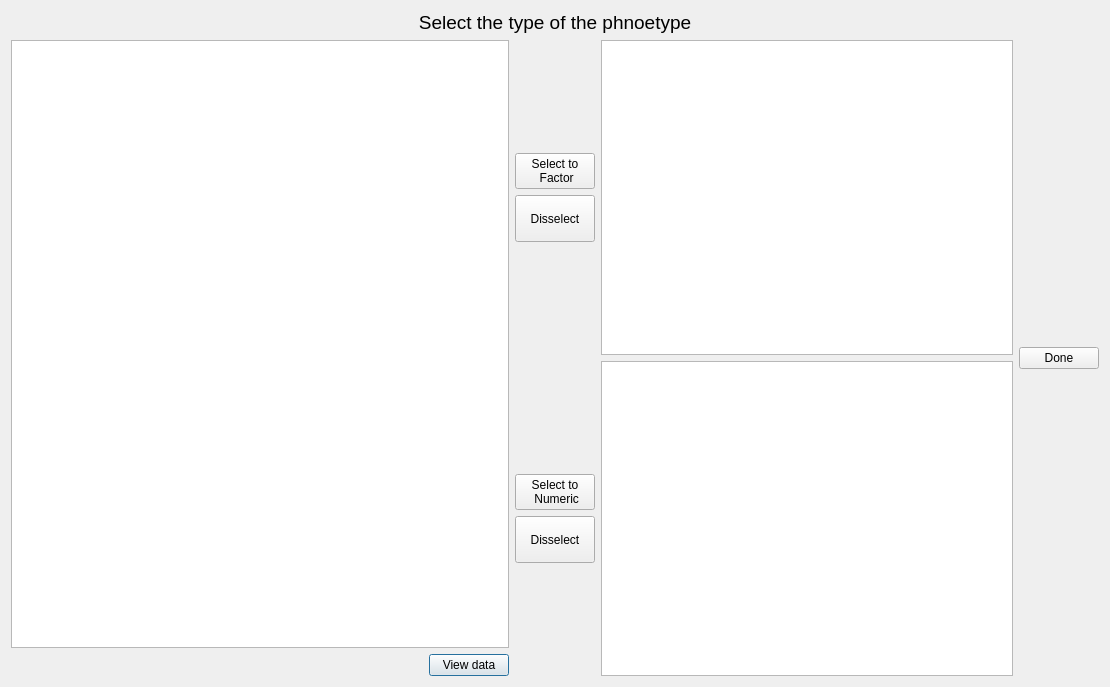
<?xml version="1.0" encoding="UTF-8"?>
<ui version="4.0">
 <class>data_view_Dialog</class>
 <widget class="QDialog" name="data_view_Dialog">
  <property name="geometry">
   <rect>
    <x>0</x>
    <y>0</y>
    <width>1110</width>
    <height>687</height>
   </rect>
  </property>
  <property name="windowTitle">
   <string>Dialog</string>
  </property>
  <layout class="QGridLayout" name="gridLayout">
   <item row="0" column="0">
    <widget class="QLabel" name="label">
     <property name="font">
      <font>
       <pointsize>14</pointsize>
      </font>
     </property>
     <property name="layoutDirection">
      <enum>Qt::LeftToRight</enum>
     </property>
     <property name="text">
      <string>Select the type of the phnoetype</string>
     </property>
     <property name="alignment">
      <set>Qt::AlignCenter</set>
     </property>
    </widget>
   </item>
   <item row="1" column="0">
    <layout class="QHBoxLayout" name="horizontalLayout_5">
     <item>
      <layout class="QVBoxLayout" name="verticalLayout_6">
       <item>
        <widget class="QTableView" name="data_view_original_TableView">
         <property name="sizePolicy">
          <sizepolicy hsizetype="Expanding" vsizetype="Expanding">
           <horstretch>0</horstretch>
           <verstretch>0</verstretch>
          </sizepolicy>
         </property>
         <property name="font">
          <font>
           <family>Abyssinica SIL</family>
           <pointsize>12</pointsize>
           <weight>50</weight>
           <italic>false</italic>
           <bold>false</bold>
           <underline>false</underline>
           <strikeout>false</strikeout>
          </font>
         </property>
        </widget>
       </item>
       <item>
        <layout class="QHBoxLayout" name="horizontalLayout_4">
         <item>
          <spacer name="horizontalSpacer">
           <property name="orientation">
            <enum>Qt::Horizontal</enum>
           </property>
           <property name="sizeHint" stdset="0">
            <size>
             <width>40</width>
             <height>20</height>
            </size>
           </property>
          </spacer>
         </item>
         <item>
          <widget class="QPushButton" name="view_data_pushButton">
           <property name="text">
            <string>View data</string>
           </property>
          </widget>
         </item>
        </layout>
       </item>
      </layout>
     </item>
     <item>
      <layout class="QVBoxLayout" name="verticalLayout_5">
       <item>
        <layout class="QHBoxLayout" name="horizontalLayout">
         <item>
          <layout class="QVBoxLayout" name="verticalLayout_3">
           <item>
            <spacer name="verticalSpacer">
             <property name="orientation">
              <enum>Qt::Vertical</enum>
             </property>
             <property name="sizeHint" stdset="0">
              <size>
               <width>20</width>
               <height>40</height>
              </size>
             </property>
            </spacer>
           </item>
           <item>
            <widget class="QPushButton" name="select_to_factor_pushButton">
             <property name="text">
              <string>Select to 
 Factor</string>
             </property>
            </widget>
           </item>
           <item>
            <widget class="QPushButton" name="disselect_to_factor_pushButton">
             <property name="minimumSize">
              <size>
               <width>80</width>
               <height>47</height>
              </size>
             </property>
             <property name="text">
              <string>Disselect</string>
             </property>
            </widget>
           </item>
           <item>
            <spacer name="verticalSpacer_2">
             <property name="orientation">
              <enum>Qt::Vertical</enum>
             </property>
             <property name="sizeHint" stdset="0">
              <size>
               <width>20</width>
               <height>40</height>
              </size>
             </property>
            </spacer>
           </item>
          </layout>
         </item>
         <item>
          <widget class="QTableView" name="data_view_factor_TableView">
           <property name="sizePolicy">
            <sizepolicy hsizetype="Expanding" vsizetype="Expanding">
             <horstretch>0</horstretch>
             <verstretch>0</verstretch>
            </sizepolicy>
           </property>
           <property name="font">
            <font>
             <family>Abyssinica SIL</family>
             <pointsize>12</pointsize>
             <weight>50</weight>
             <italic>false</italic>
             <bold>false</bold>
             <underline>false</underline>
             <strikeout>false</strikeout>
            </font>
           </property>
          </widget>
         </item>
        </layout>
       </item>
       <item>
        <layout class="QHBoxLayout" name="horizontalLayout_2">
         <item>
          <layout class="QVBoxLayout" name="verticalLayout_4">
           <item>
            <spacer name="verticalSpacer_3">
             <property name="orientation">
              <enum>Qt::Vertical</enum>
             </property>
             <property name="sizeHint" stdset="0">
              <size>
               <width>20</width>
               <height>40</height>
              </size>
             </property>
            </spacer>
           </item>
           <item>
            <widget class="QPushButton" name="select_to_num_pushButton">
             <property name="sizePolicy">
              <sizepolicy hsizetype="Fixed" vsizetype="Fixed">
               <horstretch>80</horstretch>
               <verstretch>47</verstretch>
              </sizepolicy>
             </property>
             <property name="text">
              <string>Select to
 Numeric</string>
             </property>
            </widget>
           </item>
           <item>
            <widget class="QPushButton" name="disselect_to_num_pushButton">
             <property name="sizePolicy">
              <sizepolicy hsizetype="Minimum" vsizetype="Fixed">
               <horstretch>80</horstretch>
               <verstretch>47</verstretch>
              </sizepolicy>
             </property>
             <property name="minimumSize">
              <size>
               <width>80</width>
               <height>47</height>
              </size>
             </property>
             <property name="baseSize">
              <size>
               <width>80</width>
               <height>47</height>
              </size>
             </property>
             <property name="text">
              <string>Disselect</string>
             </property>
            </widget>
           </item>
           <item>
            <spacer name="verticalSpacer_4">
             <property name="orientation">
              <enum>Qt::Vertical</enum>
             </property>
             <property name="sizeHint" stdset="0">
              <size>
               <width>20</width>
               <height>40</height>
              </size>
             </property>
            </spacer>
           </item>
          </layout>
         </item>
         <item>
          <widget class="QTableView" name="data_view_numeric_TableView">
           <property name="sizePolicy">
            <sizepolicy hsizetype="Expanding" vsizetype="Expanding">
             <horstretch>0</horstretch>
             <verstretch>0</verstretch>
            </sizepolicy>
           </property>
           <property name="font">
            <font>
             <family>Abyssinica SIL</family>
             <pointsize>12</pointsize>
             <weight>50</weight>
             <italic>false</italic>
             <bold>false</bold>
             <underline>false</underline>
             <strikeout>false</strikeout>
            </font>
           </property>
          </widget>
         </item>
        </layout>
       </item>
      </layout>
     </item>
     <item>
      <layout class="QVBoxLayout" name="verticalLayout_7">
       <item>
        <spacer name="verticalSpacer_5">
         <property name="orientation">
          <enum>Qt::Vertical</enum>
         </property>
         <property name="sizeHint" stdset="0">
          <size>
           <width>20</width>
           <height>40</height>
          </size>
         </property>
        </spacer>
       </item>
       <item>
        <widget class="QPushButton" name="data_view_done_pushButton">
         <property name="text">
          <string>Done</string>
         </property>
        </widget>
       </item>
       <item>
        <spacer name="verticalSpacer_6">
         <property name="orientation">
          <enum>Qt::Vertical</enum>
         </property>
         <property name="sizeHint" stdset="0">
          <size>
           <width>20</width>
           <height>40</height>
          </size>
         </property>
        </spacer>
       </item>
      </layout>
     </item>
    </layout>
   </item>
  </layout>
 </widget>
 <resources/>
 <connections/>
</ui>
